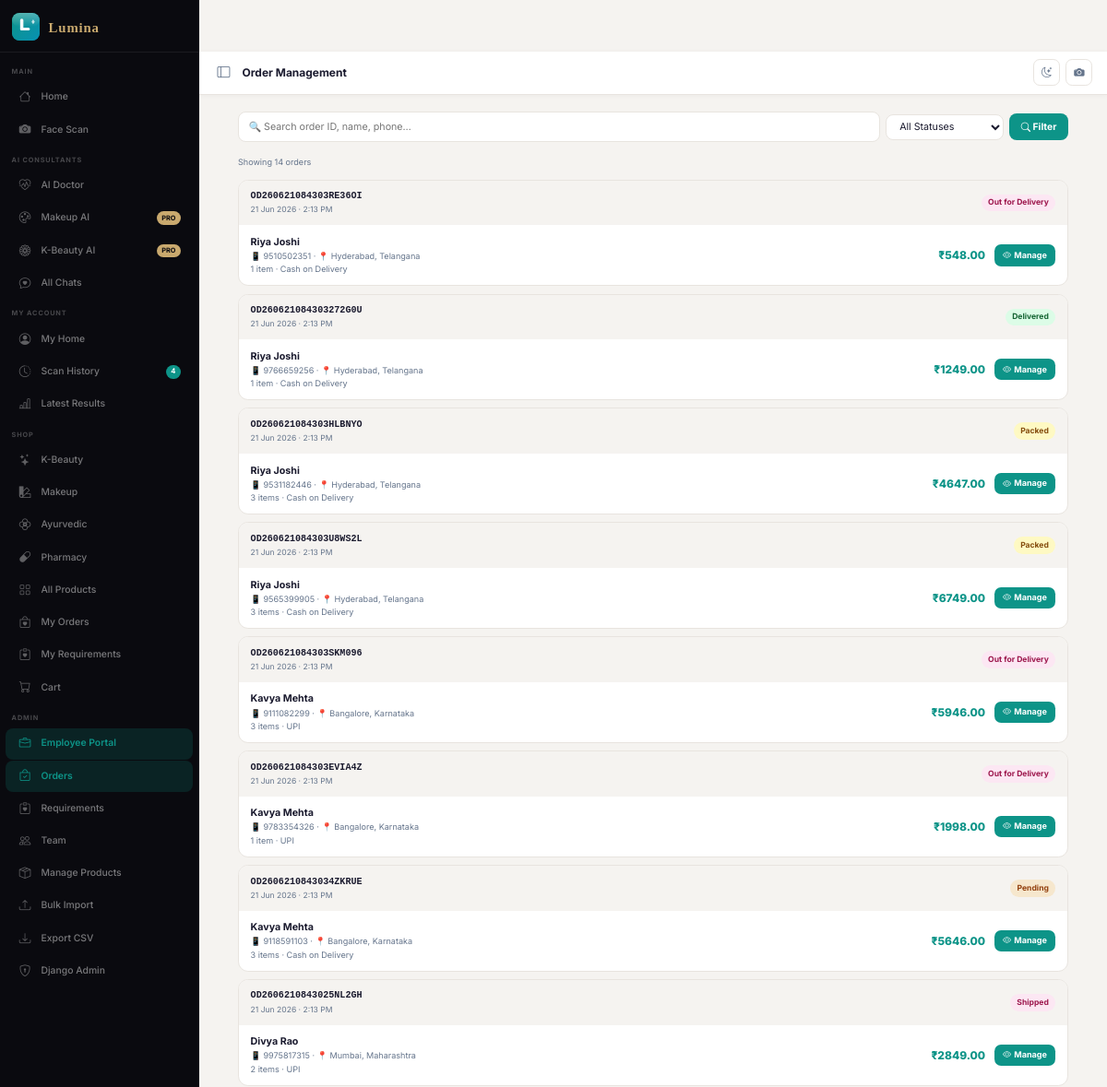
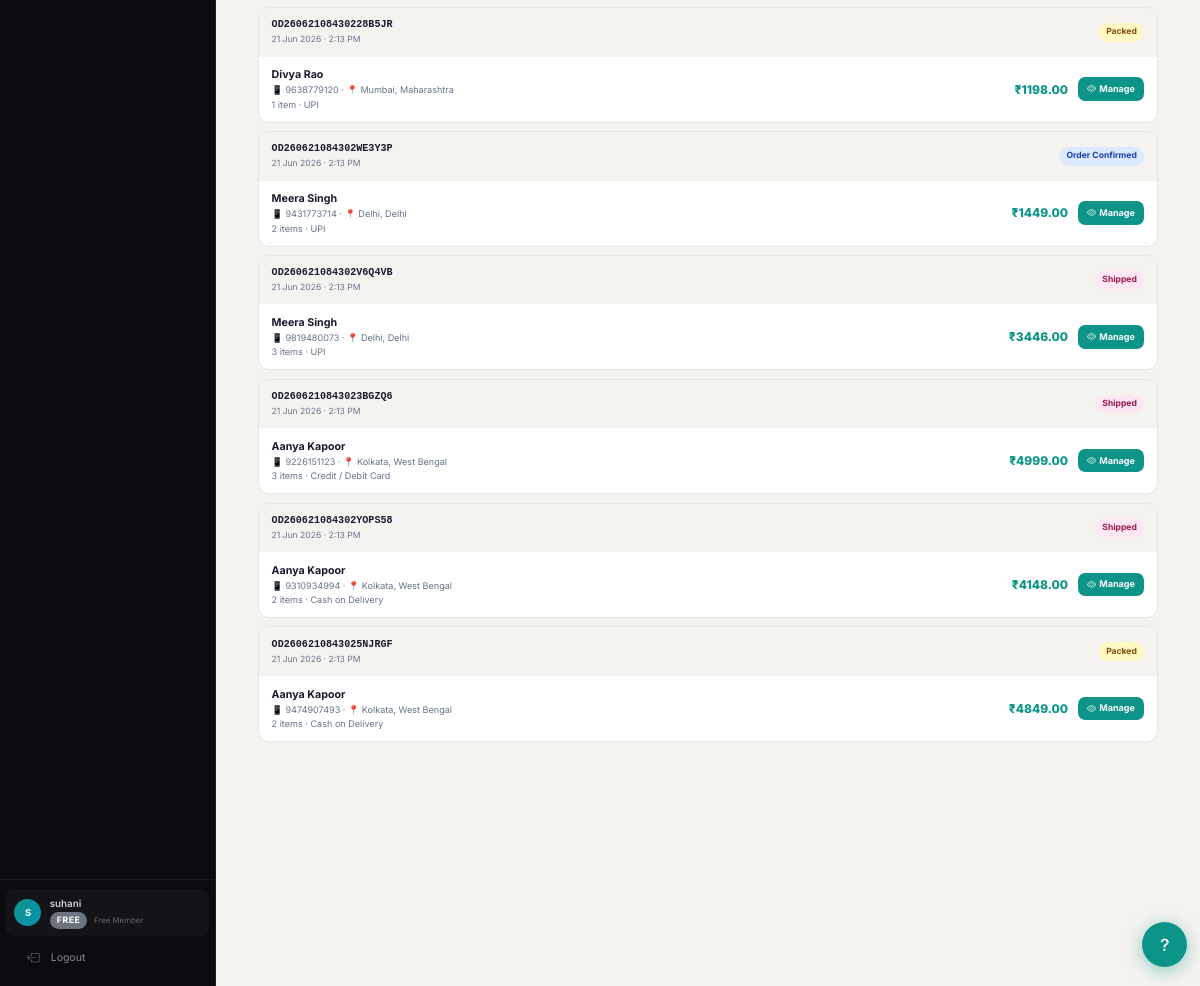
Page /employee/orders/ (signed in) on the committed database (2 pictures, top to bottom).
### apps/orders/models.py (models this page shows, shortened)
class Order(models.Model):
    STATUS_CHOICES = [
        ('pending',    'Pending'),
        ('confirmed',  'Order Confirmed'),
        ('packed',     'Packed'),
        ('shipped',    'Shipped'),
        ('out_for_delivery', 'Out for Delivery'),
        ('delivered',  'Delivered'),
        ('cancelled',  'Cancelled'),
        ('returned',   'Returned'),
    ]
    PAYMENT_CHOICES = [
        ('cod',        'Cash on Delivery'),
        ('upi',        'UPI'),
        ('card',       'Credit / Debit Card'),
        ('netbanking', 'Net Banking'),
        ('wallet',     'Wallet'),
    ]
    order_id    = models.CharField(max_length=30, unique=True, default=_gen_order_id)
    tracking_id = models.CharField(max_length=20, unique=True, default=_gen_tracking_id)
    user        = models.ForeignKey(User, on_delete=models.SET_NULL, null=True, blank=True,
                                    related_name='orders')
    full_name   = models.CharField(max_length=150)
    phone       = models.CharField(max_length=15)
    email       = models.EmailField(blank=True)
    address_line1 = models.CharField(max_length=250)
    address_line2 = models.CharField(max_length=250, blank=True)
    city          = models.CharField(max_length=100)
    state         = models.CharField(max_length=100)
    pincode       = models.CharField(max_length=10)
    payment_method = models.CharField(max_length=20, choices=PAYMENT_CHOICES, default='cod')
    payment_status = models.CharField(max_length=20, default='pending')  # pending/paid/failed
    status = models.CharField(max_length=25, choices=STATUS_CHOICES, default='pending')
    subtotal         = models.DecimalField(max_digits=10, decimal_places=2, default=0)
    delivery_charge  = models.DecimalField(max_digits=8,  decimal_places=2, default=0)
    discount         = models.DecimalField(max_digits=8,  decimal_places=2, default=0)
    total            = models.DecimalField(max_digits=10, decimal_places=2, default=0)
    created_at       = models.DateTimeField(auto_now_add=True)
    updated_at       = models.DateTimeField(auto_now=True)
    estimated_delivery = models.DateField(null=True, blank=True)
    delivered_at     = models.DateTimeField(null=True, blank=True)
    order_notes = models.TextField(blank=True)
    class Meta:
        ordering = ['-created_at']
        verbose_name = 'Order'
        verbose_name_plural = 'Orders'

### apps/employee/views.py (the view)
# urls.py: path('orders/',                       views.order_list,         name='order_list'),
@login_required
def order_list(request):
    if not _is_staff(request.user):
        return redirect('core:home')
    q      = request.GET.get('q', '')
    status = request.GET.get('status', 'all')
    orders = Order.objects.prefetch_related('items').order_by('-created_at')
    if q:
        orders = orders.filter(
            Q(order_id__icontains=q) | Q(full_name__icontains=q) | Q(phone__icontains=q)
        )
    if status != 'all':
        orders = orders.filter(status=status)
    return render(request, 'employee/order_list.html', {
        'orders': orders, 'q': q, 'status_filter': status,
        'status_choices': Order.STATUS_CHOICES,
    })

### templates/employee/order_list.html (shortened to what this page needs)
{% extends 'base.html' %}
{% block page_title %}Order Management{% endblock %}
{% block content %}
<div style="max-width:1000px;margin:0 auto;">
  <form method="get" class="ol-filters">
    <input class="ol-filter-input" type="text" name="q" value="{{ q }}" placeholder="🔍 Search order ID, name, phone…">
    <select class="ol-filter-select" name="status">
      <option value="all" {% if status_filter == 'all' %}selected{% endif %}>All Statuses</option>
    </select>
    <button class="ol-filter-btn" type="submit"><i class="bi bi-search"></i> Filter</button>
  </form>
  <div style="font-size:.72rem;color:var(--muted,#64748b);margin-bottom:.85rem;">
    Showing {{ orders.count }} order{{ orders.count|pluralize }}
  </div>
  {% for order in orders %}
  <div class="ol-card">
    <div class="ol-card-head">
      <div>
        <div class="ol-id">{{ order.order_id }}</div>
        <div class="ol-date">{{ order.created_at|date:"d M Y · g:i A" }}</div>
      </div>
      <span class="sp sp-{{ order.status }}">{{ order.get_status_display }}</span>
    </div>
    <div class="ol-body">
      <div class="ol-info">
        <div class="ol-customer">{{ order.full_name }}</div>
        <div class="ol-sub">📱 {{ order.phone }} · 📍 {{ order.city }}, {{ order.state }}</div>
        <div class="ol-sub">{{ order.items.count }} item{{ order.items.count|pluralize }} · {{ order.get_payment_method_display }}</div>
      </div>
      <div class="ol-total">₹{{ order.total }}</div>
      <div class="ol-actions">
        <a href="{% url 'employee:order_detail' order_id=order.order_id %}" class="ol-btn ol-btn-teal">
          <i class="bi bi-eye"></i> Manage
        </a>
      </div>
    </div>
  </div>
  {% endfor %}
</div>
{% endblock %}

### templates/base.html (shortened to what this page needs)
<!DOCTYPE html>
{% load static %}
<html lang="en" data-theme="light">
<head>
  <link href="https://cdn.jsdelivr.net/npm/bootstrap@5.3.2/dist/css/bootstrap.min.css" rel="stylesheet">
  <link rel="stylesheet" href="{% static 'css/bootstrap-icons.css' %}">
  <link rel="stylesheet" href="{% static 'css/style.css' %}">
  <link rel="stylesheet" href="https://cdn.jsdelivr.net/npm/aos@2.3.4/dist/aos.css">
</head>
<body>
<div class="lux-shell">
<aside class="lux-sidebar" id="lux-sidebar">
  <div class="sb-brand">
    <img src="{% static 'images/lumina-icon.svg' %}" alt="Lumina" class="sb-brand-icon" style="width:34px;height:34px;flex-shrink:0;">
    <img src="{% static 'images/lumina-wordmark.svg' %}" alt="Lumina" class="sb-brand-wordmark">
  </div>
  <nav class="sb-nav">
    <div class="sb-section-label">Main</div>
    <a href="{% url 'core:home' %}" class="sb-item {% if request.resolver_match.url_name == 'home' %}active{% endif %}">
      <i class="bi bi-house sb-icon"></i>
      <span class="sb-label">Home</span>
    </a>
    <a href="{% url 'scanner:upload' %}" class="sb-item {% if 'scanner' in request.path %}active{% endif %}">
      <i class="bi bi-camera-fill sb-icon"></i>
      <span class="sb-label">Face Scan</span>
    </a>
    <div class="sb-section-label">AI Consultants</div>
    <a href="{% url 'chat:create' %}?mode=doctor" class="sb-item {% if 'chat' in request.path and request.GET.mode == 'doctor' %}active{% endif %}">
      <i class="bi bi-heart-pulse sb-icon"></i>
      <span class="sb-label">AI Doctor</span>
    </a>
    <a href="{% url 'chat:create' %}?mode=makeup" class="sb-item {% if 'chat' in request.path and request.GET.mode == 'makeup' %}active{% endif %}">
      <i class="bi bi-palette sb-icon"></i>
      <span class="sb-label">Makeup AI</span>
      {% if user_tier == 'normal' %}
        <span class="sb-premium-badge">PRO</span>
      {% endif %}
    </a>
    <a href="{% url 'chat:create' %}?mode=kbeauty" class="sb-item {% if 'chat' in request.path and request.GET.mode == 'kbeauty' %}active{% endif %}">
      <i class="bi bi-flower1 sb-icon"></i>
      <span class="sb-label">K-Beauty AI</span>
      {% if user_tier == 'normal' %}
        <span class="sb-premium-badge">PRO</span>
      {% endif %}
    </a>
    <a href="{% url 'chat:index' %}" class="sb-item {% if 'chat' in request.path and 'create' not in request.path %}active{% endif %}">
      <i class="bi bi-chat-heart sb-icon"></i>
      <span class="sb-label">All Chats</span>
    </a>
    {% if user.is_authenticated %}
    <div class="sb-section-label">My Account</div>
    <a href="{% url 'user_home' %}" class="sb-item {% if '/me/' in request.path %}active{% endif %}">
      <i class="bi bi-person-circle sb-icon"></i>
      <span class="sb-label">My Home</span>
    </a>
    <a href="{% url 'dashboard:dashboard' %}" class="sb-item {% if 'dashboard' in request.path %}active{% endif %}">
      <i class="bi bi-clock-history sb-icon"></i>
      <span class="sb-label">Scan History</span>
      {% if user_real_scan_count %}<span class="sb-badge">{{ user_real_scan_count }}</span>{% endif %}
    </a>
    {% if user_latest_real_scan %}
    <a href="{% url 'results:detail' scan_id=user_latest_real_scan.id %}" class="sb-item {% if 'results' in request.path %}active{% endif %}">
      <i class="bi bi-bar-chart-line sb-icon"></i>
      <span class="sb-label">Latest Results</span>
    </a>
    {% endif %}
    {% endif %}
    <div class="sb-section-label">Shop</div>
    <a href="{% url 'products:list' %}?product_range=korean" class="sb-item {% if 'products' in request.path and 'employee' not in request.path and request.GET.product_range == 'korean' %}active{% endif %}">
      <i class="bi bi-stars sb-icon"></i>
      <span class="sb-label">K-Beauty</span>
    </a>
    <a href="{% url 'products:list' %}?product_range=makeup" class="sb-item {% if 'products' in request.path and 'employee' not in request.path and request.GET.product_range == 'makeup' %}active{% endif %}">
      <i class="bi bi-palette2 sb-icon"></i>
      <span class="sb-label">Makeup</span>
    </a>
    <a href="{% url 'products:list' %}?product_range=ayurvedic" class="sb-item {% if 'products' in request.path and 'employee' not in request.path and request.GET.product_range == 'ayurvedic' %}active{% endif %}">
      <i class="bi bi-flower2 sb-icon"></i>
      <span class="sb-label">Ayurvedic</span>
    </a>
    <a href="{% url 'products:list' %}?product_range=pharmacy" class="sb-item {% if 'products' in request.path and 'employee' not in request.path and request.GET.product_range == 'pharmacy' %}active{% endif %}">
      <i class="bi bi-capsule sb-icon"></i>
      <span class="sb-label">Pharmacy</span>
    </a>
    <a href="{% url 'products:list' %}" class="sb-item {% if 'products' in request.path and 'employee' not in request.path and not request.GET.product_range %}active{% endif %}">
      <i class="bi bi-grid sb-icon"></i>
      <span class="sb-label">All Products</span>
    </a>
    {% if user.is_authenticated %}
    <a href="{% url 'orders:my_orders' %}" class="sb-item {% if 'orders/my-orders' in request.path %}active{% endif %}">
      <i class="bi bi-bag-heart sb-icon"></i>
      <span class="sb-label">My Orders</span>
    </a>
    <a href="{% url 'orders:my_requirements' %}" class="sb-item {% if 'orders/requirements' in request.path %}active{% endif %}">
      <i class="bi bi-clipboard-heart sb-icon"></i>
      <span class="sb-label">My Requirements</span>
    </a>
    {% endif %}
    <a href="{% url 'orders:checkout' %}" class="sb-item {% if 'orders/checkout' in request.path %}active{% endif %}">
      <i class="bi bi-cart sb-icon"></i>
      <span class="sb-label">Cart </span>
    </a>
    {% if user.is_staff or user.is_superuser %}
    <div class="sb-section-label">Admin</div>
    <a href="{% url 'employee:portal' %}" class="sb-item {% if 'employee' in request.path %}active{% endif %}">
      <i class="bi bi-briefcase sb-icon"></i>
      <span class="sb-label">Employee Portal</span>
    </a>
    <a href="{% url 'employee:order_list' %}" class="sb-item {% if 'employee/orders' in request.path %}active{% endif %}">
      <i class="bi bi-bag-check sb-icon"></i>
      <span class="sb-label">Orders</span>
    </a>
    <a href="{% url 'employee:requirement_list' %}" class="sb-item {% if 'employee/requirements' in request.path %}active{% endif %}">
      <i class="bi bi-clipboard-heart sb-icon"></i>
      <span class="sb-label">Requirements</span>
    </a>
    <a href="{% url 'employee:employee_list' %}" class="sb-item {% if 'team' in request.path %}active{% endif %}">
      <i class="bi bi-people sb-icon"></i>
      <span class="sb-label">Team</span>
    </a>
    <a href="{% url 'employee:product_list' %}" class="sb-item">
      <i class="bi bi-box-seam sb-icon"></i>
      <span class="sb-label">Manage Products</span>
    </a>
    <a href="{% url 'employee:bulk_import' %}" class="sb-item">
      <i class="bi bi-upload sb-icon"></i>
      <span class="sb-label">Bulk Import</span>
    </a>
    <a href="{% url 'employee:export_products' %}" class="sb-item">
      <i class="bi bi-download sb-icon"></i>
      <span class="sb-label">Export CSV</span>
    </a>
    <a href="{% url 'admin:index' %}" class="sb-item">
      <i class="bi bi-shield-lock sb-icon"></i>
      <span class="sb-label">Django Admin</span>
    </a>
    {% endif %}
  </nav>
  <div class="sb-footer">
    {% if user.is_authenticated %}
    <div class="sb-user-card">
      <div class="sb-user-avatar">{{ user.username|first|upper }}</div>
      <div>
        <div class="sb-user-name">{{ user.get_full_name|default:user.username }}</div>
        <div class="sb-user-role">
          <a href="{% url 'memberships:upgrade' %}" style="text-decoration:none;">
            {% if user_tier == 'vip' %}<span class="tier-badge tier-vip">VIP</span>
            {% elif user_tier == 'medium' %}<span class="tier-badge tier-medium">PLUS</span>
            {% else %}<span class="tier-badge tier-normal">FREE</span>{% endif %}
          </a>
          <span style="margin-left:.35rem;">{% if user_tier == 'vip' %}VIP Member{% elif user_tier == 'medium' %}Plus Member{% else %}Free Member{% endif %}</span>
        </div>
      </div>
    </div>
    <a href="{% url 'accounts:logout' %}" class="sb-item" style="margin-top:.4rem;">
      <i class="bi bi-box-arrow-left sb-icon"></i>
      <span class="sb-label">Logout</span>
    </a>
    {% else %}
    <a href="{% url 'accounts:login' %}" class="sb-item">
      <i class="bi bi-box-arrow-in-right sb-icon"></i>
      <span class="sb-label">Sign In</span>
    </a>
    {% endif %}
  </div>
</aside>
<div class="lux-main" id="lux-main">
  <div class="lux-topbar">
    <button class="tb-toggle" id="sb-toggle" title="Toggle sidebar">
      <i class="bi bi-layout-sidebar"></i>
    </button>
    <div class="tb-title">{% block page_title %}Lumina AI{% endblock %}</div>
    <div class="tb-actions">
      <button class="tb-icon-btn" id="theme-btn" title="Toggle theme">
        <i class="bi bi-moon-stars" id="theme-icon"></i>
      </button>
      {% if user.is_authenticated %}
      <a href="{% url 'scanner:upload' %}" class="tb-icon-btn" title="New scan" style="text-decoration:none;">
        <i class="bi bi-camera-fill"></i>
      </a>
      {% else %}
      <a href="{% url 'accounts:login' %}" class="tb-icon-btn" style="text-decoration:none;">
        <i class="bi bi-person-circle"></i>
      </a>
      {% endif %}
    </div>
  </div>
  <main class="lux-content">
    {% block content %}{% endblock %}
  </main>
</div>
</div>
{% if request.path != '/orders/checkout/' %}
<div class="help-fab">
  <button class="help-fab-btn" onclick="toggleHelp()" title="Help & Support">
    <i class="bi bi-question-lg" id="helpFabIcon"></i>
  </button>
</div>
{% endif %}
</body>
</html>

### rows in the picture
Order: order_id "OD260621084303RE36OI", created_at "21 Jun 2026 · 2:13 PM", status "Out for Delivery", full_name "Riya Joshi", phone "9510502351", city "Hyderabad", state "Telangana", items.count "1", payment_method "Cash on Delivery", total "548.00"
Order: order_id "OD260621084303272G0U", created_at "21 Jun 2026 · 2:13 PM", status "Delivered", full_name "Riya Joshi", phone "9766659256", city "Hyderabad", state "Telangana", items.count "1", payment_method "Cash on Delivery", total "1249.00"
Order: order_id "OD260621084303HLBNYO", created_at "21 Jun 2026 · 2:13 PM", status "Packed", full_name "Riya Joshi", phone "9531182446", city "Hyderabad", state "Telangana", items.count "3", payment_method "Cash on Delivery", total "4647.00"
Order: order_id "OD260621084303U8WS2L", created_at "21 Jun 2026 · 2:13 PM", status "Packed", full_name "Riya Joshi", phone "9565399905", city "Hyderabad", state "Telangana", items.count "3", payment_method "Cash on Delivery", total "6749.00"
Order: order_id "OD260621084303SKM096", created_at "21 Jun 2026 · 2:13 PM", status "Out for Delivery", full_name "Kavya Mehta", phone "9111082299", city "Bangalore", state "Karnataka", items.count "3", payment_method "UPI", total "5946.00"
Order: order_id "OD260621084303EVIA4Z", created_at "21 Jun 2026 · 2:13 PM", status "Out for Delivery", full_name "Kavya Mehta", phone "9783354326", city "Bangalore", state "Karnataka", items.count "1", payment_method "UPI", total "1998.00"
Order: order_id "OD2606210843034ZKRUE", created_at "21 Jun 2026 · 2:13 PM", status "Pending", full_name "Kavya Mehta", phone "9118591103", city "Bangalore", state "Karnataka", items.count "3", payment_method "Cash on Delivery", total "5646.00"
Order: order_id "OD2606210843025NL2GH", created_at "21 Jun 2026 · 2:13 PM", status "Shipped", full_name "Divya Rao", phone "9975817315", city "Mumbai", state "Maharashtra", items.count "2", payment_method "UPI", total "2849.00"
Order: order_id "OD26062108430228B5JR", created_at "21 Jun 2026 · 2:13 PM", status "Packed", full_name "Divya Rao", phone "9638779120", city "Mumbai", state "Maharashtra", items.count "1", payment_method "UPI", total "1198.00"
Order: order_id "OD260621084302WE3Y3P", created_at "21 Jun 2026 · 2:13 PM", status "Order Confirmed", full_name "Meera Singh", phone "9431773714", city "Delhi", state "Delhi", items.count "2", payment_method "UPI", total "1449.00"
Order: order_id "OD260621084302V6Q4VB", created_at "21 Jun 2026 · 2:13 PM", status "Shipped", full_name "Meera Singh", phone "9819480073", city "Delhi", state "Delhi", items.count "3", payment_method "UPI", total "3446.00"
Order: order_id "OD2606210843023BGZQ6", created_at "21 Jun 2026 · 2:13 PM", status "Shipped", full_name "Aanya Kapoor", phone "9226151123", city "Kolkata", state "West Bengal", items.count "3", payment_method "Credit / Debit Card", total "4999.00"
Order: order_id "OD260621084302YOPS58", created_at "21 Jun 2026 · 2:13 PM", status "Shipped", full_name "Aanya Kapoor", phone "9310934994", city "Kolkata", state "West Bengal", items.count "2", payment_method "Cash on Delivery", total "4148.00"
Order: order_id "OD2606210843025NJRGF", created_at "21 Jun 2026 · 2:13 PM", status "Packed", full_name "Aanya Kapoor", phone "9474907493", city "Kolkata", state "West Bengal", items.count "2", payment_method "Cash on Delivery", total "4849.00"

### other values in the picture
{{ user_real_scan_count }} "4"
{{ user.username|first|upper }} "S"
{{ user.get_full_name|default:user.username }} "suhani"
{{ orders.count }} "14"
